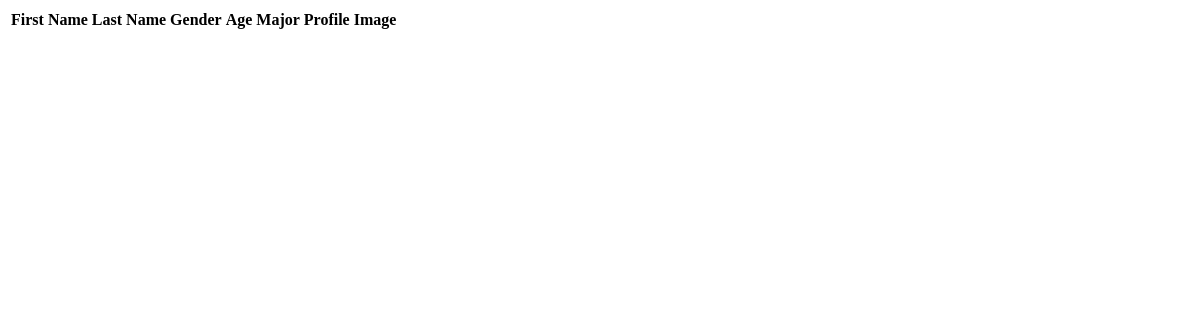
The page /student/get_student_list on the database as committed earlier.
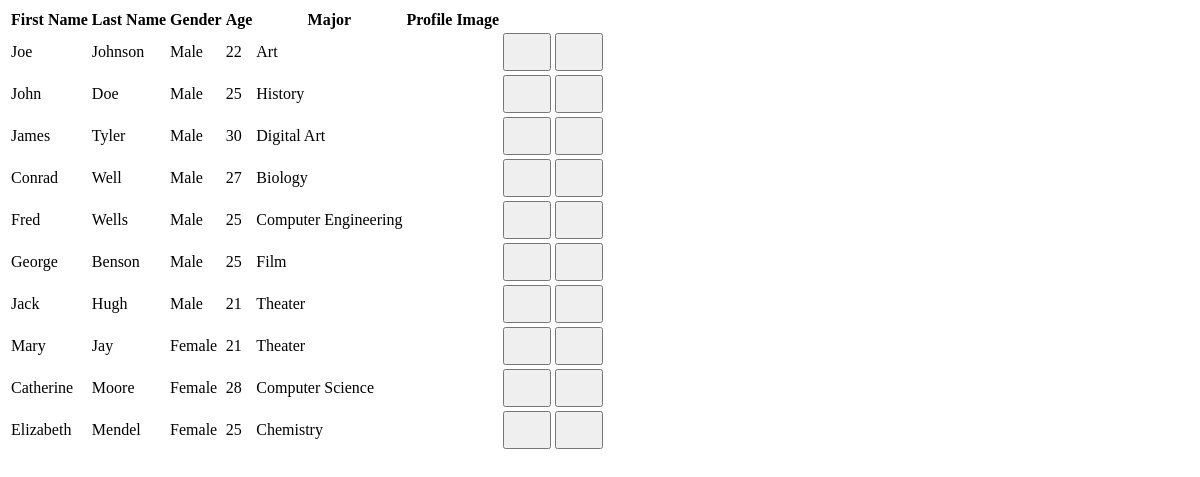
The same page on the database as committed later.
### student/models.py (models this page shows)
class Student(models.Model):
    first_name = models.CharField(max_length = 50)
    last_name = models.CharField(max_length = 50)
    gender = models.CharField(max_length = 10)
    age = models.DecimalField(max_digits = 7, decimal_places = 0)
    major = models.CharField(max_length = 50)
    profile_image = models.FileField(null=True, blank=True)

### student/views.py (the view)
# urls.py: path('get_student_list', get_student_list, name='get_student_list'),
@login_not_required
def get_student_list(request):
    context = {}
    context['students'] = Student.objects.all()
    return render(request, 'student/partial/student_list.html', context)

### portfolio/context_processors.py (called while the page is built)
def count_blogs(request):
    project_count = Blog.objects.filter(category='app').count()
    article_count = Blog.objects.filter(category='article').count()
    video_count = Blog.objects.filter(category='video').count()
    return {
        'project_count' : project_count,
        'article_count' : article_count,
        'video_count' : video_count
    }

### templates/student/partial/student_list.html
<table class="table table-striped w-100 d-block d-md-table">
    <thead>
        <th>First Name</th>
        <th>Last Name</th>
        <th>Gender</th>
        <th>Age</th>
        <th>Major</th>
        <th>Profile Image</th>
    </thead>
    <tbody>
        {% for student in students %}
            {% include 'student/partial/student_row.html' %}
        {% endfor %}
    </tbody>
</table>

### templates/student/partial/student_row.html
<tr>
    <td>{{ student.first_name }}</td>
    <td>{{ student.last_name }}</td>
    <td>{{ student.gender }}</td>
    <td>{{ student.age }}</td>
    <td>{{ student.major }}</td>
    <td>{{ student.profile_image }}</td>
    <td><button class='btn'
        hx-get="{% url 'edit_student' student.pk %}"
        hx-target="closest tr"
        hx-swap="outerHTML">
        <svg class="bi bi-pencil" width="32" height="32">
            <use xlink:href="#pencil">
        </svg></button></td>
    <td><button class='btn'
        hx-confirm='Are you sure?'
        hx-target="closest tr"
        hx-swap="outerHTML swap:1s"
        hx-delete="{% url 'delete_student' student.pk %}">
        <svg class="bi bi-trash3" width="32" height="32">
            <use xlink:href="#trash3">
        </svg></button></td>
</tr>

Rows that differ between the two databases and show on the page:
added Student: first_name "Joe", last_name "Johnson", gender "Male", age "22", major "Art"
added Student: first_name "John", last_name "Doe", gender "Male", age "25", major "History"
added Student: first_name "James", last_name "Tyler", gender "Male", age "30", major "Digital Art"
added Student: first_name "Conrad", last_name "Well", gender "Male", age "27", major "Biology"
added Student: first_name "Fred", last_name "Wells", gender "Male", age "25", major "Computer Engineering"
added Student: first_name "George", last_name "Benson", gender "Male", age "25", major "Film"
added Student: first_name "Jack", last_name "Hugh", gender "Male", age "21", major "Theater"
added Student: first_name "Mary", last_name "Jay", gender "Female", age "21", major "Theater"
added Student: first_name "Catherine", last_name "Moore", gender "Female", age "28", major "Computer Science"
added Student: first_name "Elizabeth", last_name "Mendel", gender "Female", age "25", major "Chemistry"
